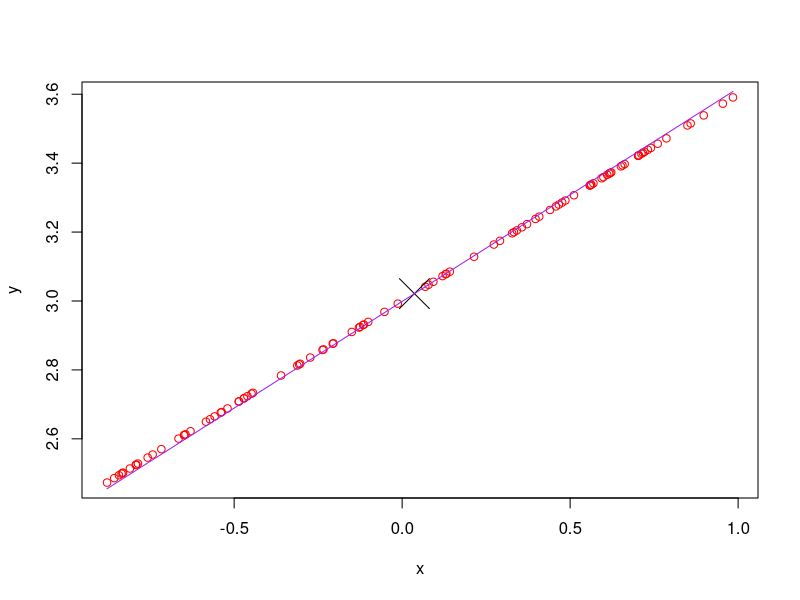

Write R code to recreate this figure.
#this is to test the least squares line always passes
#through the mean of x and mean of y

#create some data
x <- runif(100,-1,1)
slope <- 0.6
intercept <- 3

y <- intercept + slope*x
plot(x,y,type='p',col='red')

#create some noise
noise <- runif(100,-0.2,0.2)

yn <- y + noise

#mean
my = mean(yn)
mx = mean(x)

lines(mx,my,type='p',pch=4,cex=4,col='black')

#try linear fit
lm.fit <- lm(yn~x)

r1 <- summary(lm.fit)

#plot the result
yr <- r1$coefficients[1] + r1$coefficients[2]*x

lines(x,yr,pch=4,col='purple')


